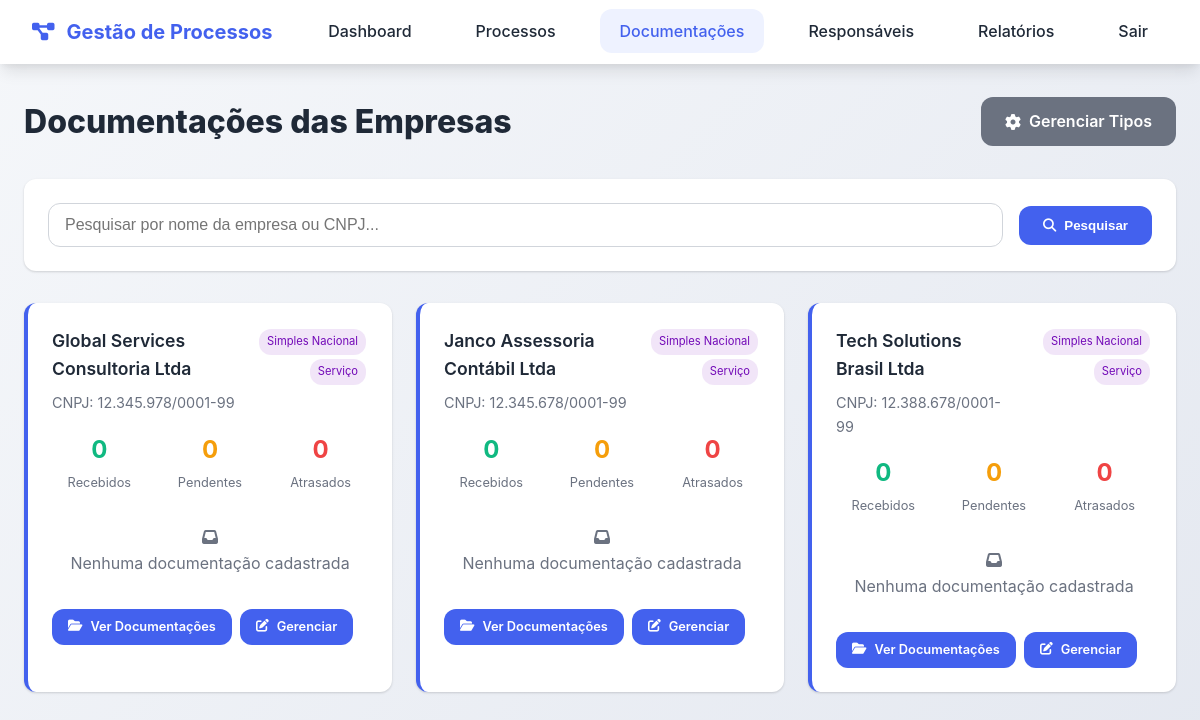
Screenshot of /documentacoes-empresas.php (signed in) with the database file from the repository.
### tables this page shows
CREATE TABLE IF NOT EXISTS `gestao_empresas` (
  `id` int(11) NOT NULL,
  `razao_social` varchar(255) NOT NULL,
  `nome_fantasia` varchar(255) NOT NULL,
  `cnpj` varchar(18) NOT NULL,
  `regime_tributario` enum('MEI','Simples Nacional','Lucro Real','Lucro Presumido') NOT NULL,
  `atividade` enum('Serviço','Comércio','Indústria') NOT NULL,
  `endereco` text DEFAULT NULL,
  `telefone` varchar(20) DEFAULT NULL,
  `email` varchar(100) DEFAULT NULL,
  `ativo` tinyint(1) DEFAULT 1,
  `created_at` timestamp NULL DEFAULT current_timestamp(),
  `updated_at` timestamp NULL DEFAULT current_timestamp() ON UPDATE current_timestamp()
);

### config-gestao.php (called while the page is built, shortened)
<?php
function temPermissaoGestao($nivel_requerido) {
    $niveis = ['auxiliar' => 1, 'analista' => 2, 'admin' => 3];
    $nivel_usuario = $_SESSION['usuario_nivel_gestao'];
    if ($nivel_usuario === 'admin') {
        return true;
    }
    return ($niveis[$nivel_usuario] ?? 0) >= ($niveis[$nivel_requerido] ?? 0);
}
?>

### documentacoes-empresas.php (the view, shortened to what this page needs)
<?php
include("config-gestao.php");
$sql = "SELECT e.*,
               (SELECT COUNT(*) FROM gestao_documentacoes_empresa de WHERE de.empresa_id = e.id) as total_documentos,
               (SELECT COUNT(*) FROM gestao_documentacoes_empresa de WHERE de.empresa_id = e.id AND de.status = 'recebido') as documentos_recebidos,
               (SELECT COUNT(*) FROM gestao_documentacoes_empresa de WHERE de.empresa_id = e.id AND de.status = 'pendente') as documentos_pendentes,
               (SELECT COUNT(*) FROM gestao_documentacoes_empresa de WHERE de.empresa_id = e.id AND de.status = 'atrasado') as documentos_atrasados
        FROM gestao_empresas e
        WHERE e.ativo = 1";
$filtro_nome = '';
$sql .= " ORDER BY e.razao_social";
$stmt = $conexao->prepare($sql);
$stmt->execute();
$empresas = $stmt->get_result()->fetch_all(MYSQLI_ASSOC);
?>
<!DOCTYPE html>
<html lang="pt-BR">
<head>
    <link rel="stylesheet" href="https://cdnjs.cloudflare.com/ajax/libs/font-awesome/6.4.0/css/all.min.css">
</head>
<body>
    <nav class="navbar">
        <a href="dashboard-gestao.php" class="navbar-brand">
            <i class="fas fa-project-diagram"></i>
            Gestão de Processos
        </a>
        <ul class="navbar-nav">
            <li><a href="dashboard-gestao.php" class="nav-link">Dashboard</a></li>
            <li><a href="processos-gestao.php" class="nav-link">Processos</a></li>
            <li><a href="documentacoes-empresas.php" class="nav-link active">Documentações</a></li>
            <li><a href="responsaveis-gestao.php" class="nav-link">Responsáveis</a></li>
            <li><a href="relatorios-gestao.php" class="nav-link">Relatórios</a></li>
            <li><a href="logout-gestao.php" class="nav-link">Sair</a></li>
        </ul>
    </nav>
    <main class="container">
        <div class="page-header">
            <h1 class="page-title">Documentações das Empresas</h1>
            <?php if (temPermissaoGestao('admin') || temPermissaoGestao('analista')): ?>
                <a href="tipos-documentacao.php" class="btn btn-secondary">
                    <i class="fas fa-cog"></i> Gerenciar Tipos
                </a>
            <?php endif; ?>
        </div>
        <div class="search-container">
            <form method="GET" action="" class="search-form">
                <input type="text"
                       name="pesquisa"
                       class="search-input"
                       placeholder="Pesquisar por nome da empresa ou CNPJ..."
                       value="<?php echo htmlspecialchars($filtro_nome); ?>">
                <button type="submit" class="btn">
                    <i class="fas fa-search"></i> Pesquisar
                </button>
            </form>
        </div>
        <div class="empresas-grid">
            <?php if (count($empresas) > 0): ?>
                <?php foreach ($empresas as $empresa): ?>
                    <div class="empresa-card">
                        <div class="empresa-header">
                            <div>
                                <div class="empresa-nome"><?php echo htmlspecialchars($empresa['razao_social']); ?></div>
                                <div class="empresa-cnpj">CNPJ: <?php echo htmlspecialchars($empresa['cnpj']); ?></div>
                            </div>
                            <div style="text-align: right;">
                                <span class="empresa-badge"><?php echo htmlspecialchars($empresa['regime_tributario']); ?></span>
                                <span class="empresa-badge"><?php echo htmlspecialchars($empresa['atividade']); ?></span>
                            </div>
                        </div>
                        <div class="empresa-stats">
                            <div class="stat-item">
                                <div class="stat-number stat-recebido"><?php echo $empresa['documentos_recebidos']; ?></div>
                                <div class="stat-label">Recebidos</div>
                            </div>
                            <div class="stat-item">
                                <div class="stat-number stat-pendente"><?php echo $empresa['documentos_pendentes']; ?></div>
                                <div class="stat-label">Pendentes</div>
                            </div>
                            <div class="stat-item">
                                <div class="stat-number stat-atrasado"><?php echo $empresa['documentos_atrasados']; ?></div>
                                <div class="stat-label">Atrasados</div>
                            </div>
                        </div>
                        <?php if ($empresa['total_documentos'] > 0): ?>
                        <div class="progress-container">
                            <div class="progress-bar">
                                <div class="progress-fill" style="width: <?php echo $empresa['percentual_recebido']; ?>%;"></div>
                            </div>
                            <div class="progress-text">
                                <?php echo $empresa['percentual_recebido']; ?>% completo •
                                <?php echo $empresa['total_documentos']; ?> documento(s)
                            </div>
                        </div>
                        <?php else: ?>
                        <div style="text-align: center; color: var(--gray); padding: 1rem;">
                            <i class="fas fa-inbox"></i>
                            <p>Nenhuma documentação cadastrada</p>
                        </div>
                        <?php endif; ?>
                        <div class="empresa-actions">
                            <a href="documentacoes-empresa.php?id=<?php echo $empresa['id']; ?>" class="btn btn-small">
                                <i class="fas fa-folder-open"></i> Ver Documentações
                            </a>
                            <?php if (temPermissaoGestao('admin') || temPermissaoGestao('analista')): ?>
                                <a href="gerenciar-documentacoes.php?empresa_id=<?php echo $empresa['id']; ?>" class="btn btn-small btn-success">
                                    <i class="fas fa-edit"></i> Gerenciar
                                </a>
                            <?php endif; ?>
                        </div>
                    </div>
                <?php endforeach; ?>
            <?php endif; ?>
        </div>
    </main>
</body>
</html>

### documentacoes-empresas.php (style rules this page uses)
:root { --primary: #4361ee; --primary-dark: #3a56d4; --primary-light: #eef2ff; --secondary: #7209b7; --success: #10b981; --warning: #f59e0b; --danger: #ef4444; --light: #f8f9fa; --dark: #1f2937; --gray: #6b7280; --gray-light: #d1d5db; --white: #ffffff; --shadow: 0 1px 3px 0 rgba(0, 0, 0, 0.1), 0 1px 2px 0 rgba(0, 0, 0, 0.06); --shadow-lg: 0 10px 15px -3px rgba(0, 0, 0, 0.1), 0 4px 6px -2px rgba(0, 0, 0, 0.05); --border-radius: 12px; --transition: all 0.3s ease; }
* { margin: 0; padding: 0; box-sizing: border-box; }
body { font-family: 'Inter', 'Segoe UI', system-ui, -apple-system, sans-serif; background: linear-gradient(135deg, #f5f7fa 0%, #e4e8f0 100%); color: var(--dark); line-height: 1.6; min-height: 100vh; }
.navbar { background: var(--white); box-shadow: var(--shadow-lg); padding: 1rem 2rem; display: flex; justify-content: space-between; align-items: center; margin-bottom: 2rem; }
.navbar-brand { display: flex; align-items: center; gap: 12px; font-weight: 700; color: var(--primary); text-decoration: none; font-size: 1.25rem; }
.navbar-nav { display: flex; gap: 1.5rem; list-style: none; }
.nav-link { color: var(--dark); text-decoration: none; font-weight: 500; padding: 0.75rem 1.25rem; border-radius: var(--border-radius); transition: var(--transition); }
.nav-link:hover, .nav-link.active { color: var(--primary); background: var(--primary-light); }
.container { max-width: 1200px; margin: 0 auto; padding: 0 1.5rem; }
.page-header { display: flex; justify-content: space-between; align-items: center; margin-bottom: 2rem; }
.page-title { font-size: 2rem; font-weight: 800; color: var(--dark); }
.btn { padding: 12px 24px; background: var(--primary); color: var(--white); border: none; border-radius: var(--border-radius); font-weight: 600; cursor: pointer; transition: var(--transition); display: inline-flex; align-items: center; gap: 8px; text-decoration: none; }
.btn-secondary { background: var(--gray); }
.search-container { background: var(--white); padding: 1.5rem; border-radius: var(--border-radius); box-shadow: var(--shadow); margin-bottom: 2rem; }
.search-form { display: flex; gap: 1rem; align-items: center; }
.search-input { flex: 1; padding: 12px 16px; border: 1px solid var(--gray-light); border-radius: var(--border-radius); font-size: 1rem; }
.empresas-grid { display: grid; grid-template-columns: repeat(auto-fill, minmax(350px, 1fr)); gap: 1.5rem; }
.empresa-card { background: var(--white); border-radius: var(--border-radius); padding: 1.5rem; box-shadow: var(--shadow); border-left: 4px solid var(--primary); transition: var(--transition); }
.empresa-header { display: flex; justify-content: space-between; align-items: flex-start; margin-bottom: 1rem; }
.empresa-nome { font-weight: 600; color: #1f2937; margin-bottom: 0.5rem; font-size: 1.1rem; }
.empresa-cnpj { color: var(--gray); font-size: 0.9rem; }
.empresa-stats { display: grid; grid-template-columns: repeat(3, 1fr); gap: 1rem; margin: 1rem 0; text-align: center; }
.stat-item { display: flex; flex-direction: column; }
.stat-number { font-size: 1.5rem; font-weight: 700; margin-bottom: 0.25rem; }
.stat-label { font-size: 0.8rem; color: var(--gray); }
.stat-recebido { color: var(--success); }
.stat-pendente { color: var(--warning); }
.stat-atrasado { color: var(--danger); }
.empresa-actions { display: flex; gap: 0.5rem; margin-top: 1rem; }
.btn-small { padding: 8px 16px; font-size: 0.8rem; }
.empresa-badge { display: inline-block; padding: 4px 8px; background: rgba(114, 9, 183, 0.1); color: var(--secondary); border-radius: 12px; font-size: 0.7rem; margin: 2px; }

### rows the page displays
gestao_empresas: razao_social "Global Services Consultoria Ltda", cnpj "12.345.978/0001-99", regime_tributario "Simples Nacional", atividade "Serviço", documentos_recebidos "0", documentos_pendentes "0", documentos_atrasados "0"
gestao_empresas: razao_social "Janco Assessoria Contábil Ltda", cnpj "12.345.678/0001-99", regime_tributario "Simples Nacional", atividade "Serviço", documentos_recebidos "0", documentos_pendentes "0", documentos_atrasados "0"
gestao_empresas: razao_social "Tech Solutions Brasil Ltda", cnpj "12.388.678/0001-99", regime_tributario "Simples Nacional", atividade "Serviço", documentos_recebidos "0", documentos_pendentes "0", documentos_atrasados "0"
